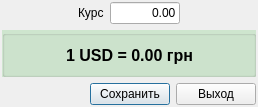
<?xml version="1.0" encoding="UTF-8"?>
<ui version="4.0">
 <class>CurrencyRateDialog</class>
 <widget class="QDialog" name="CurrencyRateDialog">
  <property name="geometry">
   <rect>
    <x>0</x>
    <y>0</y>
    <width>258</width>
    <height>107</height>
   </rect>
  </property>
  <property name="windowTitle">
   <string>Установка курса</string>
  </property>
  <layout class="QVBoxLayout" name="verticalLayout">
   <property name="margin">
    <number>2</number>
   </property>
   <item>
    <layout class="QHBoxLayout" name="horizontalLayout_2">
     <item>
      <spacer name="horizontalSpacer_5">
       <property name="orientation">
        <enum>Qt::Horizontal</enum>
       </property>
       <property name="sizeHint" stdset="0">
        <size>
         <width>40</width>
         <height>20</height>
        </size>
       </property>
      </spacer>
     </item>
     <item>
      <widget class="QLabel" name="label_2">
       <property name="text">
        <string>Курс</string>
       </property>
      </widget>
     </item>
     <item>
      <widget class="MoneyEdit" name="rate">
       <property name="maximumSize">
        <size>
         <width>70</width>
         <height>16777215</height>
        </size>
       </property>
       <property name="text">
        <string>0.00</string>
       </property>
       <property name="alignment">
        <set>Qt::AlignRight|Qt::AlignTrailing|Qt::AlignVCenter</set>
       </property>
      </widget>
     </item>
     <item>
      <spacer name="horizontalSpacer_4">
       <property name="orientation">
        <enum>Qt::Horizontal</enum>
       </property>
       <property name="sizeHint" stdset="0">
        <size>
         <width>40</width>
         <height>20</height>
        </size>
       </property>
      </spacer>
     </item>
    </layout>
   </item>
   <item>
    <widget class="QGroupBox" name="groupBox">
     <property name="styleSheet">
      <string notr="true">QGroupBox{ background:rgba(0, 170, 0, 35)}</string>
     </property>
     <property name="title">
      <string/>
     </property>
     <layout class="QHBoxLayout" name="horizontalLayout_3">
      <item>
       <spacer name="horizontalSpacer_2">
        <property name="orientation">
         <enum>Qt::Horizontal</enum>
        </property>
        <property name="sizeHint" stdset="0">
         <size>
          <width>40</width>
          <height>20</height>
         </size>
        </property>
       </spacer>
      </item>
      <item>
       <widget class="QLabel" name="info">
        <property name="font">
         <font>
          <pointsize>12</pointsize>
          <weight>75</weight>
          <bold>true</bold>
         </font>
        </property>
        <property name="text">
         <string>1 USD = 0.00 грн</string>
        </property>
       </widget>
      </item>
      <item>
       <spacer name="horizontalSpacer_3">
        <property name="orientation">
         <enum>Qt::Horizontal</enum>
        </property>
        <property name="sizeHint" stdset="0">
         <size>
          <width>40</width>
          <height>20</height>
         </size>
        </property>
       </spacer>
      </item>
     </layout>
    </widget>
   </item>
   <item>
    <layout class="QHBoxLayout" name="horizontalLayout">
     <item>
      <spacer name="horizontalSpacer">
       <property name="orientation">
        <enum>Qt::Horizontal</enum>
       </property>
       <property name="sizeHint" stdset="0">
        <size>
         <width>40</width>
         <height>20</height>
        </size>
       </property>
      </spacer>
     </item>
     <item>
      <widget class="QPushButton" name="saveButton">
       <property name="text">
        <string>Сохранить</string>
       </property>
      </widget>
     </item>
     <item>
      <widget class="QPushButton" name="exitButton">
       <property name="text">
        <string>Выход</string>
       </property>
      </widget>
     </item>
    </layout>
   </item>
  </layout>
 </widget>
 <customwidgets>
  <customwidget>
   <class>MoneyEdit</class>
   <extends>QLineEdit</extends>
   <header>utility/moneyedit.h</header>
  </customwidget>
 </customwidgets>
 <resources/>
 <connections/>
</ui>
